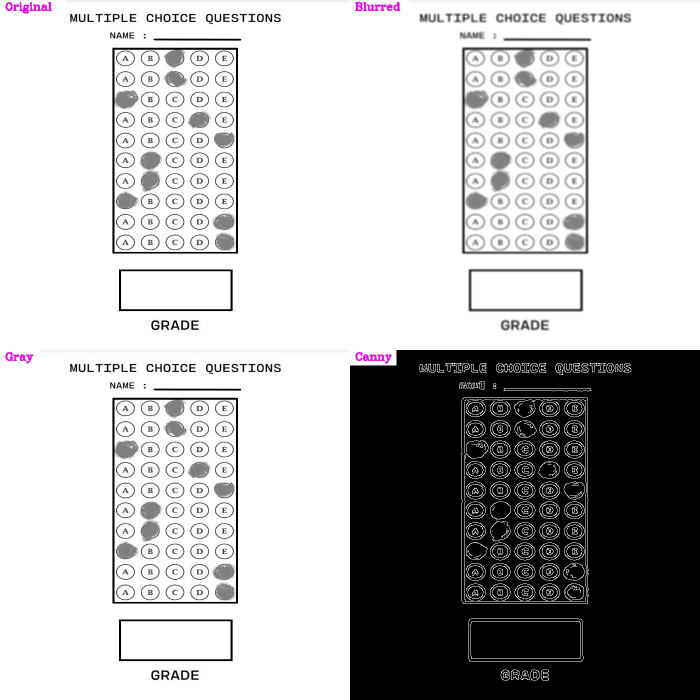
#> input picture imgs/stacked_image.jpg, 1400 x 1400 px (shown at 1/2 size)
$ python main.py --img_path imgs/stacked_image.jpg --right_answers 5 --save_file out.png
#> lines starting #> are read from the running program, lines starting #| are printed output that depends on the picture; after the words box and inside, x2 and y2 are one past the last pixel; in counts of white or black regions, pixels touching at a corner belong together
### preprocessing.py
import cv2 as cv
import numpy as np
import utils
def preprocessing(img_path , width , height) :
    img = cv.imread(img_path)
    img = cv.resize(img , (width  , height))

    # get gray scale
    imgGray = cv.cvtColor(img ,cv.COLOR_BGR2GRAY)
    # blur image
    imgBlur = cv.blur(imgGray , (3,3) , 1)
    # image canny
    imgCanny = cv.Canny(imgBlur , 10 , 50)
    # get contours
    contours , hirarchy = cv.findContours(imgCanny , cv.RETR_EXTERNAL  , cv.CHAIN_APPROX_NONE)

    return img , imgGray , imgBlur , imgCanny , contours


def find_recatngles(contours , img , height , width) :
    recCont = utils.RectangleCou(contours=contours)
    AnswerPoints = utils.getConrnerPoint(recCont[0])
    GradePoint = utils.getConrnerPoint(recCont[1])
    if AnswerPoints.size != 0 and GradePoint.size != 0 :
        BiggestContour , SecondBiggestContour = np.float32(utils.reorder(AnswerPoints)) , np.float32(utils.reorder(GradePoint))
        pt2 = np.float32([[0,0], [width , 0] , [0 , height] , [width , height]])
        matrix = cv.getPerspectiveTransform(BiggestContour , pt2)

        # get just the answer part (box)
        imgWarpped = cv.warpPerspective(img , matrix ,(width , height))

        # for the grading box
        pt3 = np.float32([[0,0], [width, 0] , [0 , height] , [width , height]])
        matrix2 = cv.getPerspectiveTransform(SecondBiggestContour , pt3)
        gradeWarpped = cv.warpPerspective(img , matrix2 , (width , height))
        invMatrix = cv.getPerspectiveTransform(pt2,BiggestContour)
        invGradePerspectiveMertix = cv.getPerspectiveTransform(pt3, SecondBiggestContour)
        return imgWarpped , gradeWarpped , invMatrix , invGradePerspectiveMertix

def get_final_score(imgWrapped , questions , choices , right_answers) :
    imgWarppedGray = cv.cvtColor(imgWrapped , cv.COLOR_BGR2GRAY)
    imgThres = cv.threshold(imgWarppedGray  , 150 , 255 , cv.THRESH_BINARY_INV)[1]

    # split the answers to boxes
    boxes = utils.split_img(imgThres , questions=questions , choices=choices)
    zeroPixels = utils.get_all_zero_count(boxes=boxes ,choices  =choices , questions = questions)
    # find answers

    ans = utils.get_answers(zeroPixels)
    # get final score
    score , score_for_each = utils.get_final_score(right_answers , ans)
    score = score * 100

    return score , score_for_each , ans


### utils.py
import cv2 as cv
import numpy as np
# Show a stack of images
# [38 lines left out: function showStackedImages, not called in this run]

def RectangleCou(contours):
    recangles = []
    for i in contours :
        area = cv.contourArea(i)
        if area > 50 :
            epsilon = 0.06*cv.arcLength(i , True)
            approx = cv.approxPolyDP(i , epsilon , True)
            if len(approx) == 4 :
                recangles.append(i)

    recCont = sorted(recangles , key=cv.contourArea , reverse=True)

    return recCont


def getConrnerPoint(contour) :
    apperox = cv.approxPolyDP(contour , 0.01*cv.arcLength(contour , True) , True)
    return apperox


def reorder(myPoint) :
    myPoint = myPoint.reshape((4,2))
    sum = myPoint.sum(1) # get the sum of each x,y
    newPoint = np.zeros((4,1,2))
    newPoint[0] = myPoint[np.argmin(sum)]
    newPoint[3] = myPoint[np.argmax(sum)]
    diff = np.diff(myPoint , axis=1)
    newPoint[1] = myPoint[np.argmin(diff)]
    newPoint[2] = myPoint[np.argmax(diff)]

    return newPoint

def split_img(img , questions , choices) :
    rows = np.vsplit(img , questions)
    boxes = []
    for r in rows :
        cols = np.hsplit(r , choices)
        for c in cols :
            boxes.append(c)
    return boxes

def get_all_zero_count(boxes , choices , questions) :
    # Initialize the zeroPixels array
    zeroPixels = np.zeros((choices , questions))

    # Initialize row index
    i = 0

    # Loop through the boxes and count non-zero pixels
    for idx, img in enumerate(boxes):
        # Calculate the number of non-zero pixels
        nonZero = cv.countNonZero(img)

        # Calculate the column index based on idx
        j = idx % 5

        # Store the non-zero count in the appropriate location in zeroPixels
        zeroPixels[i][j] = nonZero

        # Increment the row index every 5 images
        if j == 4:
            i += 1
    return zeroPixels

def get_answers(pixels) :
    ans = []
    for row in  pixels :
        maxIndex = np.argmax(row)
        ans.append(maxIndex)
    return ans

def get_final_score(right , student) :
    score = 0
    target_score= [] # score for each row
    for item1 , item2 in zip(right , student) :
        if item1 == item2 :
            score = score +1
            target_score.append(1)
        else :
            target_score.append(0)
    return (score / len(student) , target_score )

def show_answers(img , questions , choices , Index , grading , ans ) :
    w , h = int(img.shape[1]/choices) , int(img.shape[0]/questions)
    for x in range(questions) :
        myAns = Index[x]
        cx =(myAns*w) + w//2
        cy = x*h + h//2
        if grading[x] == 1 :
            color = (0,255,0)
        else :
            color = (0,0,255)
            cv.circle(img , ((ans[x]*w) + w//2, cy) , 40 , (0,255,0) , cv.FILLED)
        cv.circle(img , (cx , cy) , 40 , color , cv.FILLED)

    return img

### postProcessing.py
import cv2 as cv
import numpy as np
import utils

def get_final_results(img , imgWarpped , score , right_answers , score_for_each , ans , file_to_save  , questions , choices , width , height , invMatrix , invGradePerspectiveMertix , gradeWarpped) :
    imgWarppedCopy = imgWarpped.copy()
    new_img_show = utils.show_answers(imgWarppedCopy , questions , choices , ans , score_for_each , right_answers)
    # get black img
    imgDraw = np.zeros_like(imgWarpped)
    imgDrawBoxes = utils.show_answers(imgDraw , 5 , 5 , ans , score_for_each , right_answers)
    # apply inverse wrapped
    invWarppedImg = cv.warpPerspective(imgDrawBoxes , invMatrix , (width , height))
    # cshow the score
    imgFinal = img.copy()
    if score < 50.0 :
        color = (45,34,255)
    else :
        color = (0,255,255)
    gradeLike = np.zeros_like(gradeWarpped)
    gradeLike = cv.putText(gradeLike , f"{str(score)}%" , (30,150) , 3 , cv.FONT_HERSHEY_COMPLEX , color  , 20)
    invGradeImg = cv.warpPerspective(gradeLike , invGradePerspectiveMertix , (width ,height))
    imgFinal = cv.addWeighted(imgFinal , 1 , invWarppedImg , 1 ,0)

    imgFinal = cv.addWeighted(imgFinal , 1 , invGradeImg , 3,0)

    cv.imwrite(file_to_save , imgFinal)
    return imgFinal


### main.py
import cv2 as cv
import numpy as np
import preprocessing
import postProcessing
import argparse

###########################################
# Default values
width = 700
height = 700
choices = 5
questions = 5
##########################################

def main(img_path, width, height, questions, choices, right_answers, save_file):
    img, imgGray, imgBlur, imgCanny, contours = preprocessing.preprocessing(img_path, width, height)
#> in preprocessing, img is the input picture: shape (1400, 1400, 3); mean B, G, R 184.8, 184.5, 184.8
#> in preprocessing, `img = cv.resize(img , (width  , height))`:
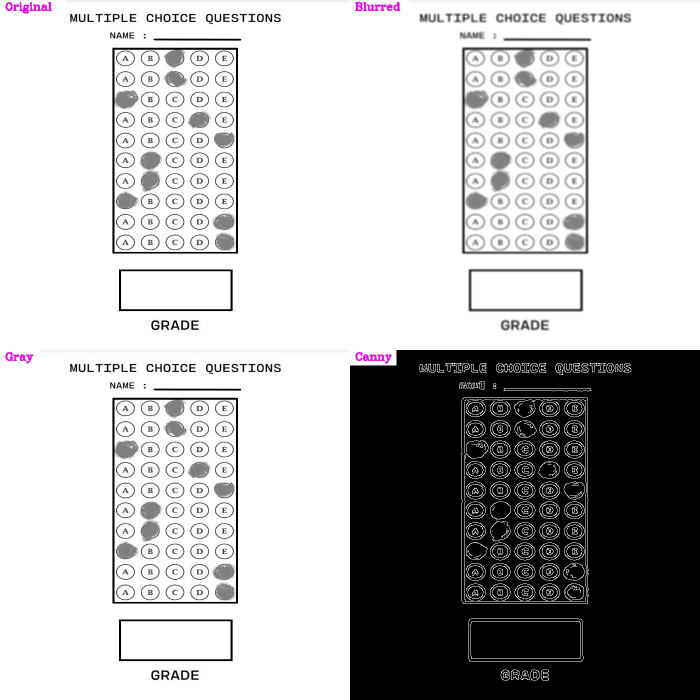
#> img: shape (700, 700, 3); mean B, G, R 184.9, 184.5, 184.9
#> in preprocessing, `imgBlur = cv.blur(imgGray , (3,3) , 1)`:
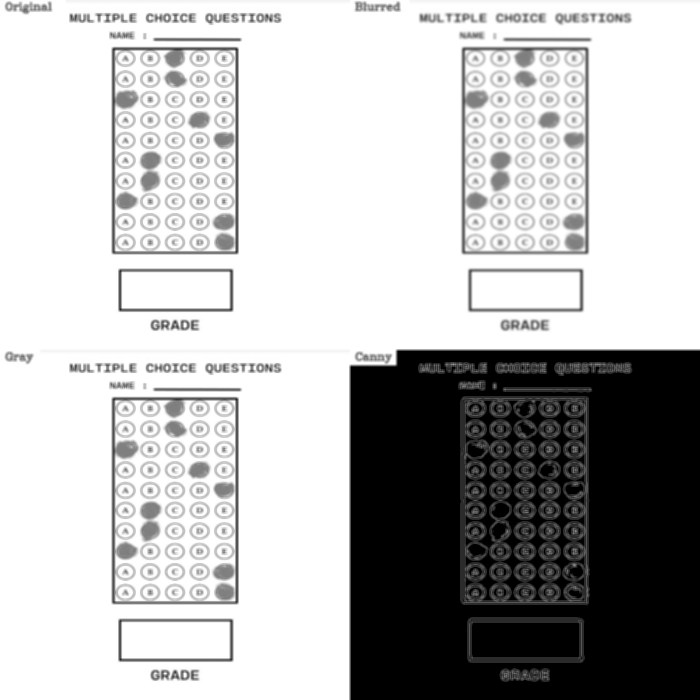
#> imgBlur: shape (700, 700); min 0, max 255, mean 184.7
#> in preprocessing, `imgCanny = cv.Canny(imgBlur , 10 , 50)`:
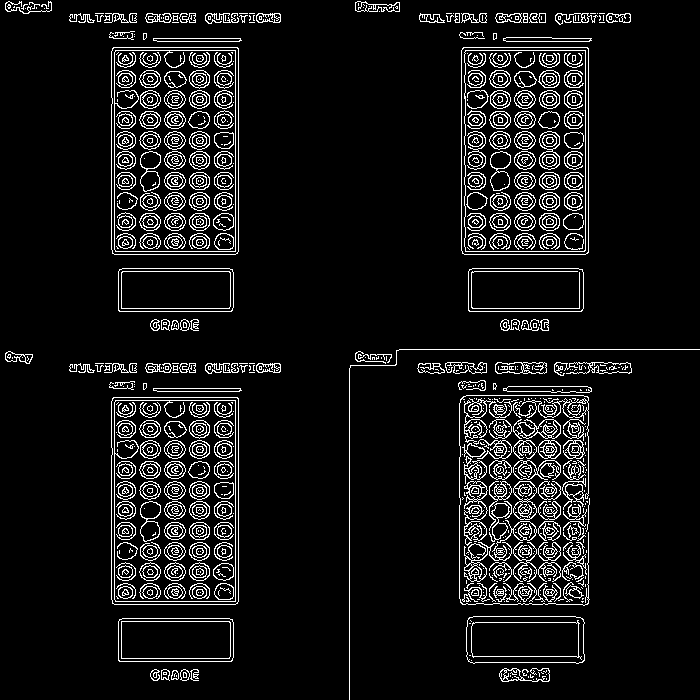
#> imgCanny: shape (700, 700); 8.1% white in thin lines or dots
#> in preprocessing, `contours , hirarchy = cv.findContours(imgCanny , cv.RETR_EXTERNAL  , c..`: contours = 350 contours, 261 with area under 20; largest, box (x1, y1, x2, y2) and area: (461, 47, 589, 255) 26278, (111, 47, 239, 255) 26268, (111, 397, 239, 605) 26268, (466, 616, 585, 664) 5354, (118, 618, 234, 662) 4930; hirarchy = 350 rows, first 6: [1, -1, -1, -1], [2, 0, -1, -1], [3, 1, -1, -1], [4, 2, -1, -1], [5, 3, -1, -1], [6, 4, -1, -1]

    imgWrapped, gradWrapped, invMatrix, invGradePerspectiveMertix = preprocessing.find_recatngles(
        contours=contours, img=img, width=width, height=height
    )
#> the loop in RectangleCou, `for i in contours :` made 350 passes
#> (area, epsilon, approx) on passes 9, 12, 15, 16, 17, 37, 70, 84, 104, 117: (52.5, 1.79, [[173, 670], [171, 679], [177, 679], [178, 673]]), (80, 2.17, [[183, 669], [180, 679], [186, 680], [189, 673]]), (246, 14.35, [[499, 673], [549, 680]]), (4929.5, 18.71, [[118, 621], [119, 661], [233, 657], [229, 618]]), (5353.5, 19.42, [[467, 620], [470, 662], [584, 660], [580, 617]]), (123, 3.82, [[565, 593], [583, 595], [570, 585]]), (83.5, 13.82, [[545, 562], [553, 581]]), (55.5, 13.96, [[571, 545], [586, 574]]), (773, 35.72, [[535, 526], [464, 576]]), (98.5, 14.2, [[543, 501], [556, 518]])
#> (area, epsilon) on passes 13, 34, 38, 88, 102, 114: (68.5, 2.32), (78, 6.61), (55.5, 7.4), (153, 11.22), (213, 9.67), (372, 8.83)
#> after the loop in RectangleCou, `for i in contours :`: recangles = 22 contours; largest, box (x1, y1, x2, y2) and area: (461, 47, 589, 255) 26278, (111, 47, 239, 255) 26268, (111, 397, 239, 605) 26268, (466, 616, 585, 664) 5354, (118, 618, 234, 662) 4930
#> in RectangleCou, `recCont = sorted(recangles , key=cv.contourArea , reverse=True)`: recCont has the same summary as recangles
#> in find_recatngles, `recCont = utils.RectangleCou(contours=contours)`: recCont has the same summary as recangles in RectangleCou
#> in getConrnerPoint, `apperox = cv.approxPolyDP(contour , 0.01*cv.arcLength(contour , True) ..`: apperox = [[463, 47], [462, 253], [587, 253], [588, 48]]
#> in find_recatngles, `GradePoint = utils.getConrnerPoint(recCont[1])`: GradePoint = [[113, 47], [112, 253], [237, 253], [238, 48]]
#> in reorder, `myPoint = myPoint.reshape((4,2))`: myPoint = [[463, 47], [462, 253], [587, 253], [588, 48]]
#> in reorder, `sum = myPoint.sum(1)`: sum = [510, 715, 840, 636]
#> in reorder, `diff = np.diff(myPoint , axis=1)`: diff = [-416, -209, -334, -540]
#> in find_recatngles, `BiggestContour , SecondBiggestContour = np.float32(utils.reorder(Answe..`: BiggestContour = [[463, 47], [588, 48], [462, 253], [587, 253]]; SecondBiggestContour = [[113, 47], [238, 48], [112, 253], [237, 253]]
#> in find_recatngles, `matrix = cv.getPerspectiveTransform(BiggestContour , pt2)`: matrix = [[5.47, 0.0266, -2535.7], [-0.0267, 3.34, -144.5], [-3.81e-05, -3.71e-07, 1]]
#> in find_recatngles, `imgWarpped = cv.warpPerspective(img , matrix ,(width , height))`:
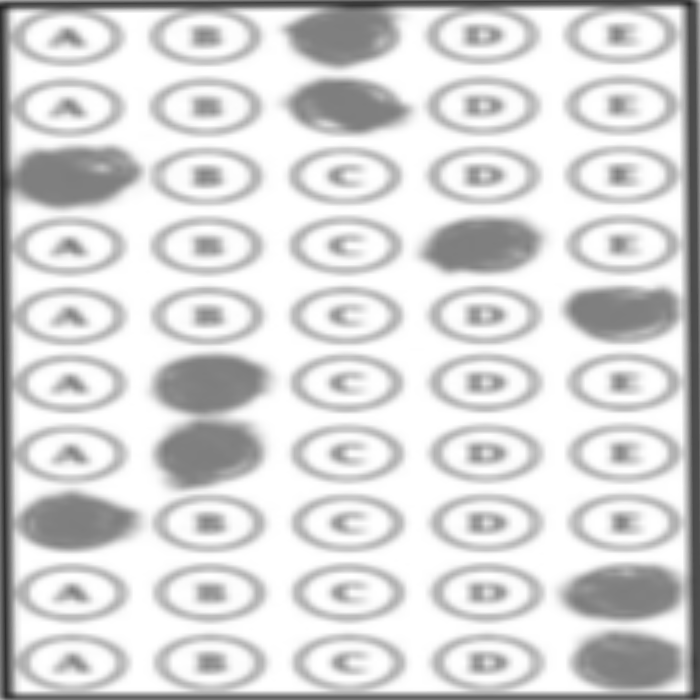
#> imgWarpped: shape (700, 700, 3); min 34, max 255, mean 213.8
#> in find_recatngles, `matrix2 = cv.getPerspectiveTransform(SecondBiggestContour , pt3)`: matrix2 = [[5.55, 0.0269, -628.2], [-0.0271, 3.38, -155.9], [-3.87e-05, -3.76e-07, 1]]
#> in find_recatngles, `gradeWarpped = cv.warpPerspective(img , matrix2 , (width , height))`:
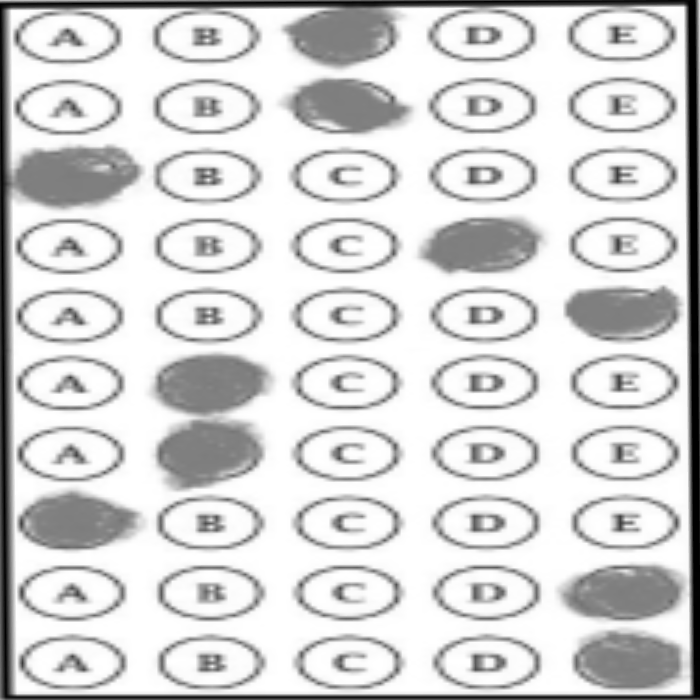
#> gradeWarpped: shape (700, 700, 3); min 0, max 255, mean 212.8
#> in find_recatngles, `invMatrix = cv.getPerspectiveTransform(pt2,BiggestContour)`: invMatrix = [[0.183, -0.0014, 463], [0.00176, 0.294, 47], [6.97e-06, 5.57e-08, 1]]
#> in find_recatngles, `invGradePerspectiveMertix = cv.getPerspectiveTransform(pt3, SecondBigg..`: invGradePerspectiveMertix = [[0.18, -0.00142, 113], [0.00176, 0.294, 47], [6.97e-06, 5.57e-08, 1]]

    score, score_for_each, ans = preprocessing.get_final_score(
        imgWrapped=imgWrapped, questions=questions, choices=choices  ,
        right_answers=right_answers
    )
#> in get_final_score, `imgThres = cv.threshold(imgWarppedGray  , 150 , 255 , cv.THRESH_BINARY..`:
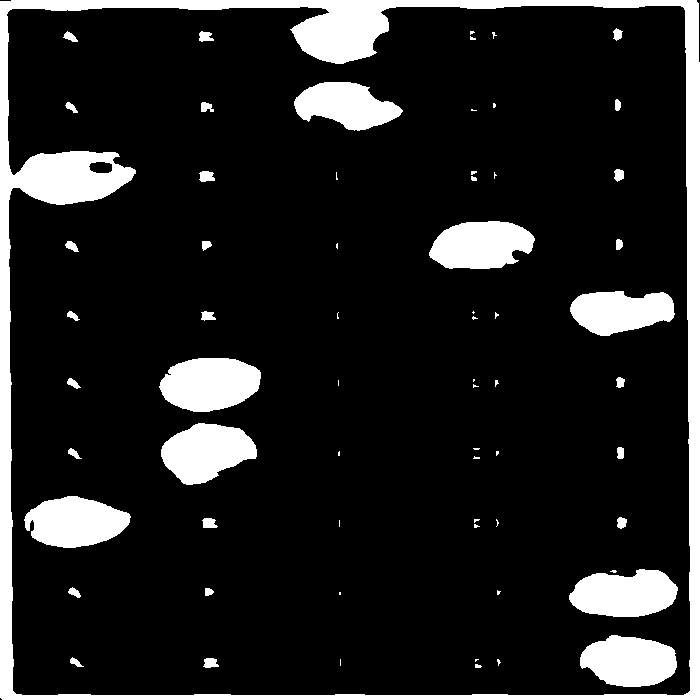
#> imgThres: shape (700, 700); 13.6% white; 65 white regions (31 under 20 px), largest, box (x1, y1, x2, y2) and area: (0, 0, 700, 700) 33471, (159, 358, 261, 412) 4266, (161, 423, 257, 485) 4024
#> in split_img, `rows = np.vsplit(img , questions)`: rows = 5 items
#> the loop in split_img, `for r in rows :` made 5 passes
#> after the loop in split_img, `for r in rows :`: boxes = 25 items
#> the loop in get_all_zero_count, `for idx, img in enumerate(boxes):` made 25 passes
#> (nonZero, j) on passes 1 to 12: (2521, 0), (1414, 1), (8508, 2), (1079, 3), (2933, 4), (6123, 0), (209, 1), (20, 2), (3940, 3), (2032, 4), (1608, 0), (4370, 1)
#> after the loop in get_all_zero_count, `for idx, img in enumerate(boxes):`: i = 5; zeroPixels = [[2521, 1414, 8508, 1079, 2933], [6123, 209, 20, 3940, 2032], [1608, 4370, 15, 65, 5241], [5660, 4148, 16, 78, 1701], [2584, 914, 743, 793, 9964]]
#> the loop in get_answers, `for row in  pixels :` made 5 passes
#> (row, maxIndex) on passes 1 to 5: ([2521, 1414, 8508, 1079, 2933], 2), ([6123, 209, 20, 3940, 2032], 0), ([1608, 4370, 15, 65, 5241], 4), ([5660, 4148, 16, 78, 1701], 0), ([2584, 914, 743, 793, 9964], 4)
#> after the loop in get_answers, `for row in  pixels :`: ans = [2, 0, 4, 0, 4]
#> the loop in get_final_score, `for item1 , item2 in zip(right , student) :` made 1 pass
#> (item1, item2) on pass 1: (5, 2)
#> after the loop in get_final_score, `for item1 , item2 in zip(right , student) :`: score = 0; target_score = [0]
#> in get_final_score, `score , score_for_each = utils.get_final_score(right_answers , ans)`: score = 0; score_for_each = [0]
#> score = 0; score_for_each = [0]; ans = [2, 0, 4, 0, 4]

    imgFinal = postProcessing.get_final_results(
        imgWarpped=imgWrapped,
        score=score,
        img=img ,
        ans = ans ,
        width=width ,
        height=height ,
        file_to_save=save_file,
        right_answers=right_answers,
        score_for_each=score_for_each,
        choices=choices,
        questions=questions,
        gradeWarpped=gradWrapped,
        invMatrix=invMatrix,
        invGradePerspectiveMertix=invGradePerspectiveMertix
    )
#> the loop in show_answers, `for x in range(questions) :` made 2 passes
#> (myAns, cx) on passes 1 to 2: (2, 350), (0, 70)
    return score
if __name__ == "__main__":
    parser = argparse.ArgumentParser(description="OMR System")

    parser.add_argument("--img_path", type=str, required=True, help="Path to the input image")
    parser.add_argument("--width", type=int, default=700, help="Width of the output image")
    parser.add_argument("--height", type=int, default=700, help="Height of the output image")
    parser.add_argument("--questions", type=int, default=5, help="Number of questions")
    parser.add_argument("--choices", type=int, default=5, help="Number of choices per question")
    parser.add_argument("--right_answers", type=int, nargs='+', required=True, help="List of correct answers (e.g., 1 2 0 0 4)")
    parser.add_argument("--save_file", type=str, required=True, help="File path to save the final output image")

    args = parser.parse_args()

#> (the run stopped early here; a loop or call above may not have finished)
